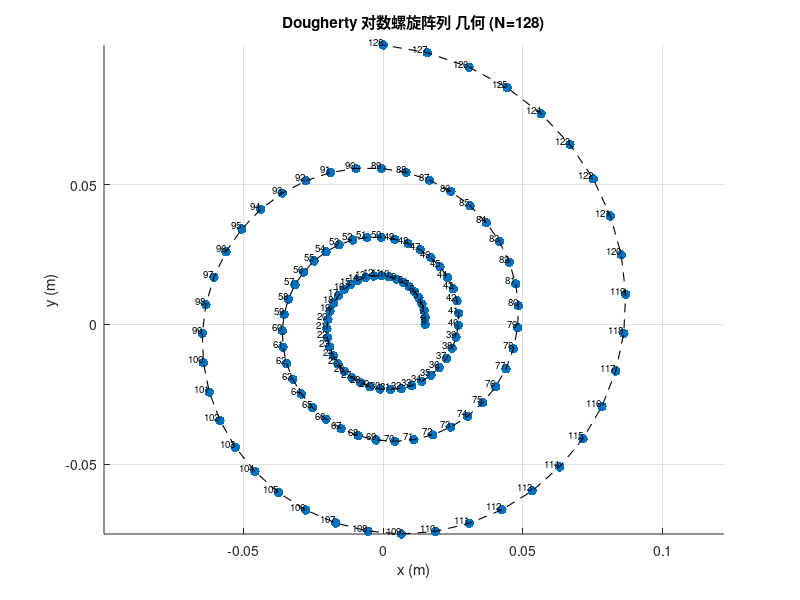
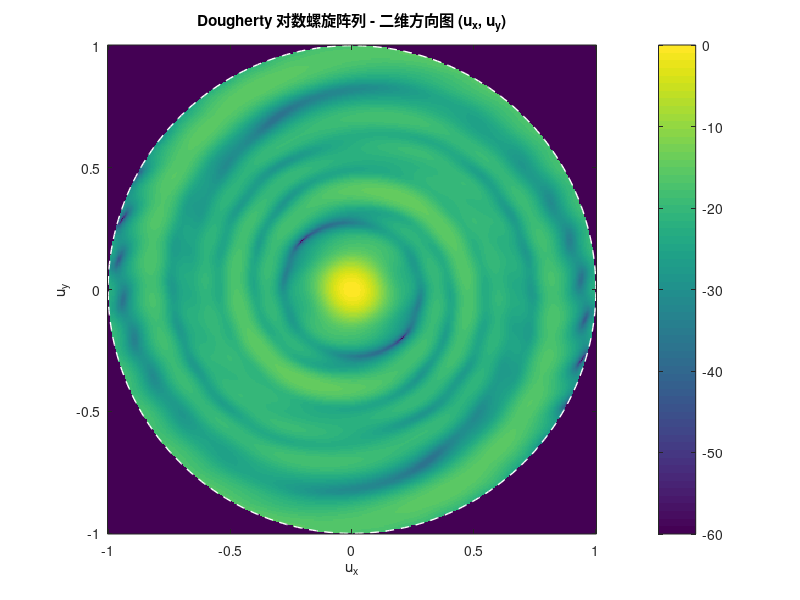
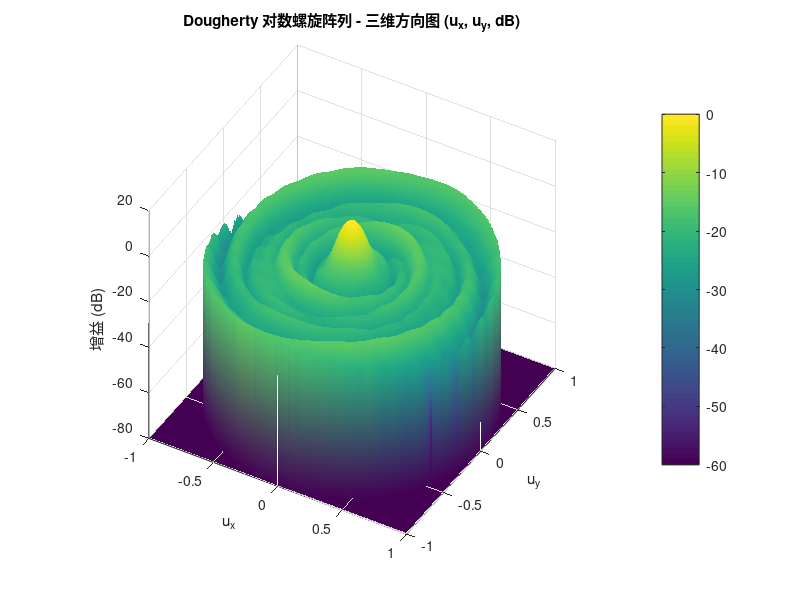

Source code (MATLAB) for these figures, in order:
N = 128;
r_min = 0.015;
r_max = 0.100;
theta_max = 13 * pi / 2;
% Dougherty 对数螺旋: r(theta) = r_min * exp(b * theta), theta in [0, theta_max]
% 由 r(theta_max)=r_max 解出 b:
b = log(r_max / r_min) / theta_max;
a0 = r_min; % 对数螺旋常数 a

fc = 20e3;                
c = 340;                 
lambda = c / fc;
k0 = 2*pi / lambda;

%% ===== 生成阵元位置 (单臂 Dougherty 对数螺旋) =====
theta = linspace(0, theta_max, N);
r = a0 * exp(b * theta);
x = r .* cos(theta);
y = r .* sin(theta);
z = zeros(1,N);
pos = [x; y; z];  % 3xN

%% ===== 绘制阵列几何结构 =====
figure('Name','阵列几何','NumberTitle','off');
scatter(x, y, 48, 'filled'); hold on;
plot(x, y, '--k', 'LineWidth', 0.8);  % 连成一条螺旋线
text(x, y, arrayfun(@num2str, 1:N, 'UniformOutput', false), 'FontSize',7, ...
    'VerticalAlignment','bottom','HorizontalAlignment','right');
axis equal; grid on;
xlabel('x (m)'); ylabel('y (m)');
title(sprintf('Dougherty 对数螺旋阵列 几何 (N=%d)', N));

%% ===== 方向余弦网格 (ux, uy) =====
ux = linspace(-1, 1, 401);   % 足够密的网格
uy = linspace(-1, 1, 401);
[UX, UY] = meshgrid(ux, uy);
mask = (UX.^2 + UY.^2) <= 1; % 物理可达半球 (单位圆)

%% ===== 计算阵列因子（基于导向矢量） =====
AF = zeros(size(UX));
% 采用上半球 uz = +sqrt(1-ux^2-uy^2)
UZ = sqrt(max(0, 1 - UX.^2 - UY.^2)); 

for nIdx = 1:N
    xn = pos(1, nIdx);
    yn = pos(2, nIdx);
    zn = pos(3, nIdx);
    % 相位项，注意点乘： k0 * (r_n · u) where u = [ux; uy; uz]
    AF = AF + exp(1j * k0 * (xn * UX + yn * UY + zn * UZ));
end

% 归一化 & 转 dB
AF = AF ./ max(abs(AF(:)));
AFdB = 20 * log10(abs(AF) + eps);
AFdB(~mask) = -80;   % 单位圆外设为很小值，便于显示

%% ===== 绘制二维方向图 (ux-uy 平面) =====
figure('Name','二维方向图','NumberTitle','off');
imagesc(ux, uy, AFdB);
set(gca, 'YDir', 'normal');   % 保持 y 轴方向与直觉一致
axis square;
colorbar;
caxis([-60 0]);              % 显示动态范围，可根据需要调整
xlabel('u_x'); ylabel('u_y');
title('Dougherty 对数螺旋阵列 - 二维方向图 (u_x, u_y)');

% 在二维图上绘制单位圆边界以便参考
hold on;
t = linspace(0, 2*pi, 400);
plot(cos(t), sin(t), 'w--', 'LineWidth', 1.0);   % 单位圆

%% ===== 绘制三维方向图 =====
figure('Name','三维方向图','NumberTitle','off');
h = surf(UX, UY, AFdB, 'EdgeColor', 'none');
axis square; view(30,40);
shading interp;
colorbar;
caxis([-60 0]);
xlabel('u_x'); ylabel('u_y'); zlabel('增益 (dB)');
title('Dougherty 对数螺旋阵列 - 三维方向图 (u_x, u_y, dB)');
